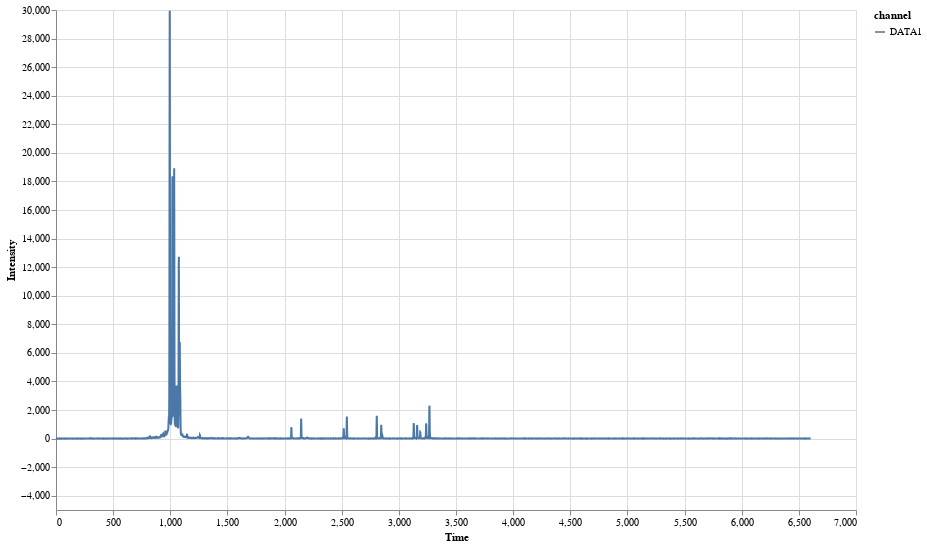

The code cell stored with this chart in its notebook:
### Code cell
for plot, name in fraggler.plot_fsa_data(fsa):
    display(plot)
    break

### Figure 1 — Vega-Lite specification as saved in the notebook (floating-point values rounded to 4 significant figures; data arrays with more than 128 entries replaced by an {"elided": "..."} marker saying what was removed)
{"config": {"view": {"continuousWidth": 300, "continuousHeight": 300}}, "data": {"name": "data-7dd0899810c57c07c3e601804a981c90"}, "mark": {"type": "line"}, "encoding": {"color": {"field": "channel", "type": "nominal"}, "x": {"field": "time", "title": "Time", "type": "quantitative"}, "y": {"field": "data", "title": "Intensity", "type": "quantitative"}}, "height": 500, "params": [{"name": "param_16", "select": {"type": "interval", "encodings": ["x", "y"]}, "bind": "scales"}], "width": 800, "$schema": "https://vega.github.io/schema/vega-lite/v5.8.0.json", "datasets": {"data-7dd0899810c57c07c3e601804a981c90": {"elided": "6604 records"}}}
